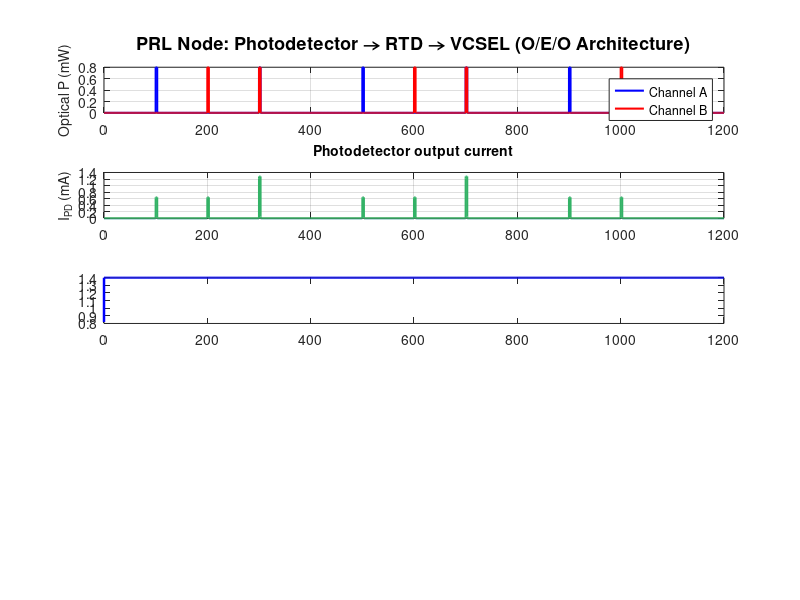

Reproduce this figure in MATLAB. (Note: this script raises an error after producing the figure.)
%% =========================================================
%  MODULE 4: Full PRL Node (Photodetector + RTD + VCSEL)
%  O/E/O architecture from Paper 1:
%  Optical in → PD → RTD spike → VCSEL → Optical out
%  Also demonstrates coincidence detection (XOR logic)
%% =========================================================

function prl_node_simulation()

%% --- System Parameters ---
% Photodetector
PD_responsivity = 0.8;    % A/W  (750-1650 nm detector, Paper 1)
PD_bandwidth    = 10e9;   % Hz

% RTD
C_rtd  = 15e-15;
Rs_rtd = 4.0;
L_rtd  = 0.5e-9;
Ibias = 0.880;  % biased at 880 mV

% VCSEL (modulation model — Paper 5, 1300 nm device)
I_th_vcsel    = 1.4e-3;   % threshold current [A]
eta_vcsel     = 0.5;      % differential efficiency [W/A]
I_vcsel_bias  = 3.5e-3;   % VCSEL bias [A]

%% --- Time setup ---
dt  = 0.05e-9;
T   = 1200e-9;
t   = 0:dt:T;
N   = length(t);
t_ns = t * 1e9;

%% --- Optical input: two channels (coincidence detection) ---
% Channel A: single pulses
% Channel B: paired pulses offset in time
% XOR: fire only when exactly one channel active

P_optical_A = zeros(1,N);   % optical power [W]
P_optical_B = zeros(1,N);

pw = 3e-9;  % pulse width

% Channel A events
evA = [100 300 500 700 900] * 1e-9;
for e = evA
    P_optical_A((t>=e)&(t<e+pw)) = 0.8e-3;  % 0.8 mW
end

% Channel B events (some overlap, some not)
evB = [200 300 600 700 1000] * 1e-9;
for e = evB
    P_optical_B((t>=e)&(t<e+pw)) = 0.8e-3;
end

% Combined optical input to PD
P_combined = P_optical_A + P_optical_B;

%% --- PD converts optical → electrical current ---
% Simple RC lowpass for bandwidth limit
tau_pd = 1/(2*pi*PD_bandwidth);
I_pd = zeros(1,N);
for i = 2:N
 alpha_pd = 1 - exp(-dt/tau_pd);
% line 63 becomes:
I_pd(i) = I_pd(i-1) + alpha_pd * (PD_responsivity*P_combined(i) - I_pd(i-1));
end

%% --- RTD spiking dynamics ---
V_rtd = zeros(1,N);
I_L   = zeros(1,N);
V_rtd(1) = 0.82;

for i = 2:N
    V   = V_rtd(i-1);
    IL  = I_L(i-1);
    Iin = I_pd(i-1);

    dV  = (Ibias + Iin - rtd_current(V) - IL) / C_rtd;
    dIL = (V - Rs_rtd*IL) / L_rtd;

    V_rtd(i) = max(0, min(V + dt*dV, 1.4));
    I_L(i)   = IL + dt*dIL;
end

%% --- VCSEL output (rate model — Paper 5) ---
% VCSEL modulated by RTD voltage above threshold
V_spike_thresh = 0.90;
I_vcsel_mod = I_vcsel_bias + max(V_rtd - V_spike_thresh, 0) * 8e-3;

% VCSEL power above threshold
P_vcsel = max(eta_vcsel * (I_vcsel_mod - I_th_vcsel), 0);

% Add 100 ps VCSEL spiking timescale (lowpass)
tau_vcsel = 100e-12;
P_vcsel_filtered = zeros(1,N);
for i = 2:N
    P_vcsel_filtered(i) = P_vcsel_filtered(i-1) + ...
        dt/tau_vcsel * (P_vcsel(i) - P_vcsel_filtered(i-1));
end

%% --- Detect spikes and compute coincidence ---
spike_thresh_W = 0.5e-3;  % detection threshold [W]
spikes_out = find(diff(P_vcsel_filtered > spike_thresh_W) == 1);

% Classify: coincidence (both A&B) vs single channel
coin_thresh = 1.4e-3;  % 2x power = both channels
is_coincidence = P_combined(spikes_out) > coin_thresh;

%% --- Plot ---
figure('Name','PRL Node — O/E/O Neuromorphic Neuron','Position',[100 100 950 750]);

subplot(5,1,1);
plot(t_ns, P_optical_A*1e3,'b-','LineWidth',1.5); hold on;
plot(t_ns, P_optical_B*1e3,'r-','LineWidth',1.5);
ylabel('Optical P (mW)','FontSize',10);
title('PRL Node: Photodetector → RTD → VCSEL (O/E/O Architecture)','FontSize',13);
legend('Channel A','Channel B','Location','northeast','FontSize',9);
grid on; xlim([0 T*1e9]);

subplot(5,1,2);
plot(t_ns, I_pd*1e3,'Color',[0.2 0.7 0.4],'LineWidth',1.5);
ylabel('I_{PD} (mA)','FontSize',10);
title('Photodetector output current','FontSize',10);
grid on; xlim([0 T*1e9]);

subplot(5,1,3);
plot(t_ns, V_rtd,'b-','LineWidth',1.8); hold on;
yline(V_spike_thresh,'--r','Spike threshold','LineWidth',1.2,...
      'LabelHorizontalAlignment','left','FontSize',8);
ylabel('V_{RTD} (V)','FontSize',10);
title('RTD voltage (spiking dynamics)','FontSize',10);
ylim([0.5 1.3]); grid on; xlim([0 T*1e9]);

subplot(5,1,4);
plot(t_ns, P_vcsel_filtered*1e3,'Color',[0.8 0.2 0.8],'LineWidth',1.8); hold on;
if ~isempty(spikes_out)
    plot(t_ns(spikes_out(is_coincidence)), ...
         P_vcsel_filtered(spikes_out(is_coincidence))*1e3, ...
         'ko','MarkerSize',9,'MarkerFaceColor','k','DisplayName','Coincidence');
    plot(t_ns(spikes_out(~is_coincidence)), ...
         P_vcsel_filtered(spikes_out(~is_coincidence))*1e3, ...
         'r^','MarkerSize',8,'MarkerFaceColor','r','DisplayName','Single channel');
end
ylabel('VCSEL P_{out} (mW)','FontSize',10);
title('VCSEL optical output spikes','FontSize',10);
legend('VCSEL output','Coincidence spike','Single-ch spike',...
       'Location','northeast','FontSize',8);
grid on; xlim([0 T*1e9]);

subplot(5,1,5);
% XOR truth: coincidence=0 (both active, suppress), single=1 (fire)
xor_signal = zeros(1,N);
for s = 1:length(spikes_out)
    idx = spikes_out(s);
    rng_idx = max(1,idx-20):min(N,idx+40);
    xor_signal(rng_idx) = ~is_coincidence(s);
end
plot(t_ns, xor_signal, 'Color',[0.8 0.5 0.0],'LineWidth',2.0);
ylabel('XOR output','FontSize',10);
xlabel('Time (ns)','FontSize',12);
title('Logical XOR output (single-channel only)','FontSize',10);
ylim([-0.1 1.4]); grid on; xlim([0 T*1e9]);

fprintf('   Total output spikes: %d\n', length(spikes_out));
if ~isempty(spikes_out)
    fprintf('   Coincidence spikes: %d\n', sum(is_coincidence));
    fprintf('   Single-channel spikes: %d\n', sum(~is_coincidence));
end

end

%% --- RTD I-V helper ---
function I = rtd_current(V)
    Ip = 7.5e-3; Vp = 0.55; Iv = 1.2e-3; Vv = 0.90;
    I_res = Ip.*exp(-((V-Vp).^2)/(2*0.06^2));
    I_val = Iv + 3.5e-3.*(V-Vv).^2.*(V>Vv);
    I_bg  = 0.3e-3.*V + 0.8e-3.*exp(3.5*(V-1.1)).*(V>1.0);
    I = max(I_res + I_val + I_bg, 0.05e-3);
end
